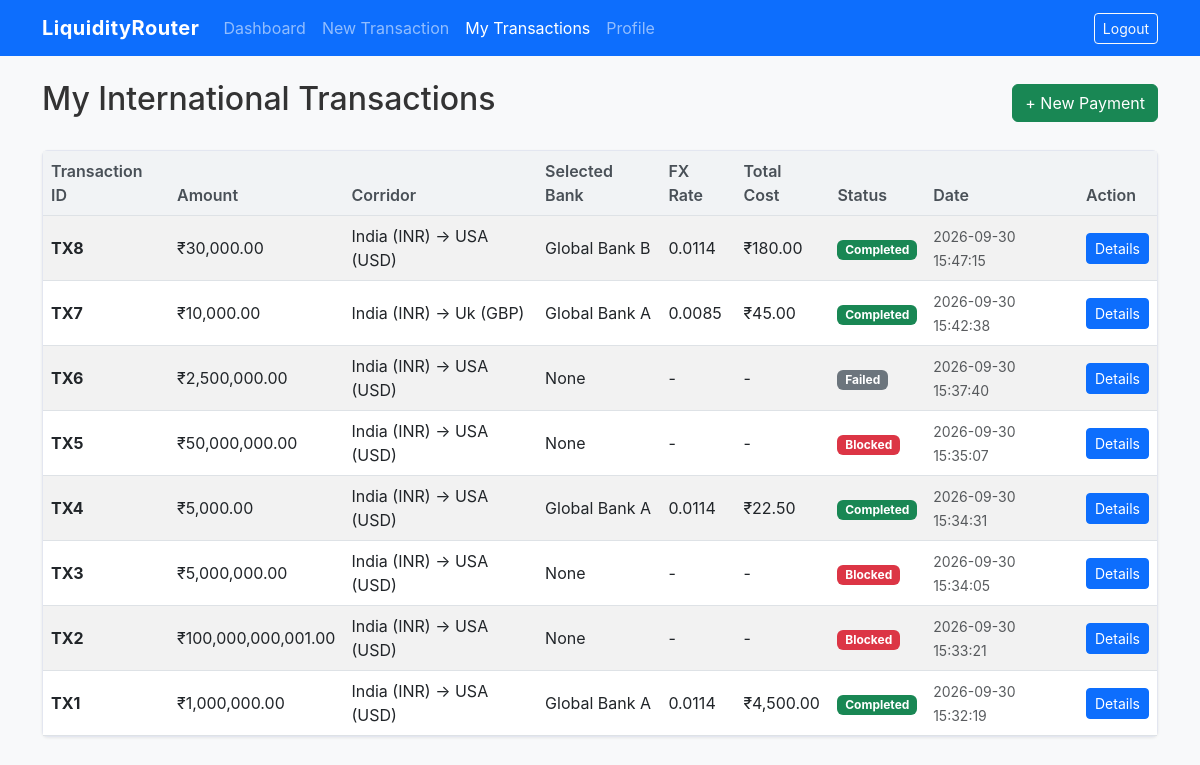
Screenshot of /my_transactions (signed in) with the database file from the repository.
### tables this page shows
CREATE TABLE transactions (
            transaction_id INTEGER PRIMARY KEY AUTOINCREMENT,
            user_id INTEGER NOT NULL,
            amount REAL NOT NULL,
            source_country TEXT NOT NULL,
            destination_country TEXT NOT NULL,
            source_currency TEXT NOT NULL,
            destination_currency TEXT NOT NULL,
            selected_bank_id INTEGER,
            fx_rate REAL,
            fx_cost REAL,
            processing_fee REAL,
            total_cost REAL,
            status TEXT NOT NULL DEFAULT 'Pending',
            created_at TEXT NOT NULL,
            FOREIGN KEY (user_id) REFERENCES users(user_id),
            FOREIGN KEY (selected_bank_id) REFERENCES banks(bank_id)
        );

CREATE TABLE banks (
            bank_id INTEGER PRIMARY KEY AUTOINCREMENT,
            user_id INTEGER NOT NULL,
            bank_name TEXT NOT NULL,
            country TEXT NOT NULL,
            currency TEXT NOT NULL,
            liquidity REAL NOT NULL DEFAULT 0,
            fx_spread REAL NOT NULL DEFAULT 0,
            latency INTEGER NOT NULL DEFAULT 0,
            transaction_limit REAL NOT NULL DEFAULT 0,
            status TEXT NOT NULL DEFAULT 'Active',
            FOREIGN KEY (user_id) REFERENCES users(user_id)
        );

### app.py (the view)
@app.route("/my_transactions")
def my_transactions():
    if "user_id" not in session or session.get("role") != "treasury":
        flash("Unauthorized access.", "error")
        return redirect(url_for("login"))
    transactions = database.get_user_transactions(session["user_id"])
    return render_template("my_transactions.html", transactions=transactions)

### database.py (called while the page is built)
def create_connection():
    os.makedirs(DB_DIR, exist_ok=True)
    conn = sqlite3.connect(DB_PATH)
    conn.row_factory = sqlite3.Row
    conn.execute("PRAGMA foreign_keys = ON;")
    return conn

def get_user_transactions(user_id):
    conn = create_connection()
    cursor = conn.cursor()
    cursor.execute('''
        SELECT t.*, b.bank_name
        FROM transactions t
        LEFT JOIN banks b ON t.selected_bank_id = b.bank_id
        WHERE t.user_id = ?
        ORDER BY t.transaction_id DESC
    ''', (user_id,))
    txs = cursor.fetchall()
    conn.close()
    return txs

### templates/my_transactions.html (shortened to what this page needs)
<!DOCTYPE html>
<html lang="en">
<head>
    <link href="https://cdn.jsdelivr.net/npm/bootstrap@5.3.0/dist/css/bootstrap.min.css" rel="stylesheet">
    <link rel="stylesheet" href="{{ url_for('static', filename='style.css') }}">
</head>
<body>
    <nav class="navbar navbar-expand-lg navbar-dark bg-primary mb-4">
        <div class="container">
            <a class="navbar-brand" href="{{ url_for('treasury_dashboard') }}">LiquidityRouter</a>
            <div class="collapse navbar-collapse" id="navbarNav">
                <ul class="navbar-nav me-auto">
                    <li class="nav-item"><a class="nav-link" href="{{ url_for('treasury_dashboard') }}">Dashboard</a>
                    </li>
                    <li class="nav-item"><a class="nav-link" href="{{ url_for('new_transaction') }}">New Transaction</a>
                    </li>
                    <li class="nav-item"><a class="nav-link active" href="{{ url_for('my_transactions') }}">My
                            Transactions</a></li>
                    <li class="nav-item"><a class="nav-link" href="{{ url_for('treasury_profile') }}">Profile</a></li>
                </ul>
                <a href="{{ url_for('logout') }}" class="btn btn-outline-light btn-sm">Logout</a>
            </div>
        </div>
    </nav>
    <div class="container">
        <div class="d-flex justify-content-between align-items-center mb-4">
            <h2>My International Transactions</h2>
            <a href="{{ url_for('new_transaction') }}" class="btn btn-success">+ New Payment</a>
        </div>
        <div class="card">
            <div class="card-body p-0">
                <div class="table-responsive">
                    <table class="table table-striped table-hover mb-0 align-middle">
                        <thead>
                            <tr>
                                <th>Transaction ID</th>
                                <th>Amount</th>
                                <th>Corridor</th>
                                <th>Selected Bank</th>
                                <th>FX Rate</th>
                                <th>Total Cost</th>
                                <th>Status</th>
                                <th>Date</th>
                                <th>Action</th>
                            </tr>
                        </thead>
                        <tbody>
                            {% if transactions %}
                            {% for tx in transactions %}
                            <tr>
                                <td><strong>TX{{ tx.transaction_id }}</strong></td>
                                <td>₹{{ "{:,.2f}".format(tx.amount) }}</td>
                                <td>{{ tx.source_country }} ({{ tx.source_currency }}) &rarr; {{ tx.destination_country
                                    }} ({{ tx.destination_currency }})</td>
                                <td>{{ tx.bank_name if tx.bank_name else 'None' }}</td>
                                <td>{{ tx.fx_rate if tx.fx_rate else '-' }}</td>
                                <td>{% if tx.total_cost %}₹{{ "{:,.2f}".format(tx.total_cost) }}{% else %}-{% endif %}
                                </td>
                                <td>
                                    <span class="badge badge-status-{{ tx.status|lower }}">
                                        {{ tx.status }}
                                    </span>
                                </td>
                                <td><small class="text-muted">{{ tx.created_at }}</small></td>
                                <td>
                                    <a href="{{ url_for('transaction_details', transaction_id=tx.transaction_id) }}"
                                        class="btn btn-sm btn-primary">Details</a>
                                </td>
                            </tr>
                            {% endfor %}
                            {% else %}
                            <tr>
                                <td colspan="9" class="text-center text-muted py-4">No transactions found.</td>
                            </tr>
                            {% endif %}
                        </tbody>
                    </table>
                </div>
            </div>
        </div>
    </div>
</body>
</html>

### static/style.css (style rules this page uses)
body { background-color: #f8f9fa; font-family: -apple-system, BlinkMacSystemFont, "Segoe UI", Roboto, "Helvetica Neue", Arial, sans-serif; color: #333333; }
.navbar-brand { font-weight: 700; letter-spacing: 0.5px; }
.card { border-radius: 6px; box-shadow: 0 1px 3px rgba(0,0,0,0.08); margin-bottom: 20px; border: 1px solid #de5d67; border-color: #e3e6f0; }
.table th { background-color: #f1f3f5; font-weight: 600; color: #495057; }
.badge-status-completed { background-color: #198754; color: #ffffff; }
.badge-status-blocked { background-color: #dc3545; color: #ffffff; }
.badge-status-failed { background-color: #6c757d; color: #ffffff; }

### rows the page displays
transactions: transaction_id "8", amount "30,000.00", source_country "India", source_currency "INR", destination_country "USA", destination_currency "USD", bank_name "Global Bank B", fx_rate "0.0114", total_cost "180.00", status "Completed", created_at "2026-09-30 15:47:15"
transactions: transaction_id "7", amount "10,000.00", source_country "India", source_currency "INR", destination_country "Uk", destination_currency "GBP", bank_name "Global Bank A", fx_rate "0.0085", total_cost "45.00", status "Completed", created_at "2026-09-30 15:42:38"
transactions: transaction_id "6", amount "2,500,000.00", source_country "India", source_currency "INR", destination_country "USA", destination_currency "USD", bank_name "None", fx_rate "-", status "Failed", created_at "2026-09-30 15:37:40"
transactions: transaction_id "5", amount "50,000,000.00", source_country "India", source_currency "INR", destination_country "USA", destination_currency "USD", bank_name "None", fx_rate "-", status "Blocked", created_at "2026-09-30 15:35:07"
transactions: transaction_id "4", amount "5,000.00", source_country "India", source_currency "INR", destination_country "USA", destination_currency "USD", bank_name "Global Bank A", fx_rate "0.0114", total_cost "22.50", status "Completed", created_at "2026-09-30 15:34:31"
transactions: transaction_id "3", amount "5,000,000.00", source_country "India", source_currency "INR", destination_country "USA", destination_currency "USD", bank_name "None", fx_rate "-", status "Blocked", created_at "2026-09-30 15:34:05"
transactions: transaction_id "2", amount "100,000,000,001.00", source_country "India", source_currency "INR", destination_country "USA", destination_currency "USD", bank_name "None", fx_rate "-", status "Blocked", created_at "2026-09-30 15:33:21"
transactions: transaction_id "1", amount "1,000,000.00", source_country "India", source_currency "INR", destination_country "USA", destination_currency "USD", bank_name "Global Bank A", fx_rate "0.0114", total_cost "4,500.00", status "Completed", created_at "2026-09-30 15:32:19"
